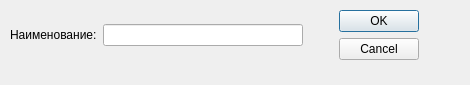
<?xml version="1.0" encoding="UTF-8"?>
<ui version="4.0">
 <class>AddDrug</class>
 <widget class="QDialog" name="AddDrug">
  <property name="geometry">
   <rect>
    <x>0</x>
    <y>0</y>
    <width>470</width>
    <height>85</height>
   </rect>
  </property>
  <property name="windowTitle">
   <string>4med::Добавление лекарственного средства</string>
  </property>
  <property name="locale">
   <locale language="Russian" country="RussianFederation"/>
  </property>
  <widget class="QWidget" name="layoutWidget">
   <property name="geometry">
    <rect>
     <x>10</x>
     <y>10</y>
     <width>450</width>
     <height>62</height>
    </rect>
   </property>
   <layout class="QHBoxLayout" name="horizontalLayout">
    <property name="sizeConstraint">
     <enum>QLayout::SetFixedSize</enum>
    </property>
    <item>
     <widget class="QLabel" name="label">
      <property name="sizePolicy">
       <sizepolicy hsizetype="Maximum" vsizetype="Preferred">
        <horstretch>0</horstretch>
        <verstretch>0</verstretch>
       </sizepolicy>
      </property>
      <property name="text">
       <string>Наименование:</string>
      </property>
     </widget>
    </item>
    <item>
     <widget class="QLineEdit" name="eTitle">
      <property name="sizePolicy">
       <sizepolicy hsizetype="Fixed" vsizetype="Fixed">
        <horstretch>0</horstretch>
        <verstretch>0</verstretch>
       </sizepolicy>
      </property>
      <property name="minimumSize">
       <size>
        <width>200</width>
        <height>0</height>
       </size>
      </property>
     </widget>
    </item>
    <item>
     <spacer name="horizontalSpacer">
      <property name="orientation">
       <enum>Qt::Horizontal</enum>
      </property>
      <property name="sizeType">
       <enum>QSizePolicy::Fixed</enum>
      </property>
      <property name="sizeHint" stdset="0">
       <size>
        <width>30</width>
        <height>20</height>
       </size>
      </property>
     </spacer>
    </item>
    <item>
     <widget class="QDialogButtonBox" name="buttonBox">
      <property name="orientation">
       <enum>Qt::Vertical</enum>
      </property>
      <property name="standardButtons">
       <set>QDialogButtonBox::Cancel|QDialogButtonBox::Ok</set>
      </property>
     </widget>
    </item>
   </layout>
  </widget>
 </widget>
 <resources/>
 <connections/>
</ui>
